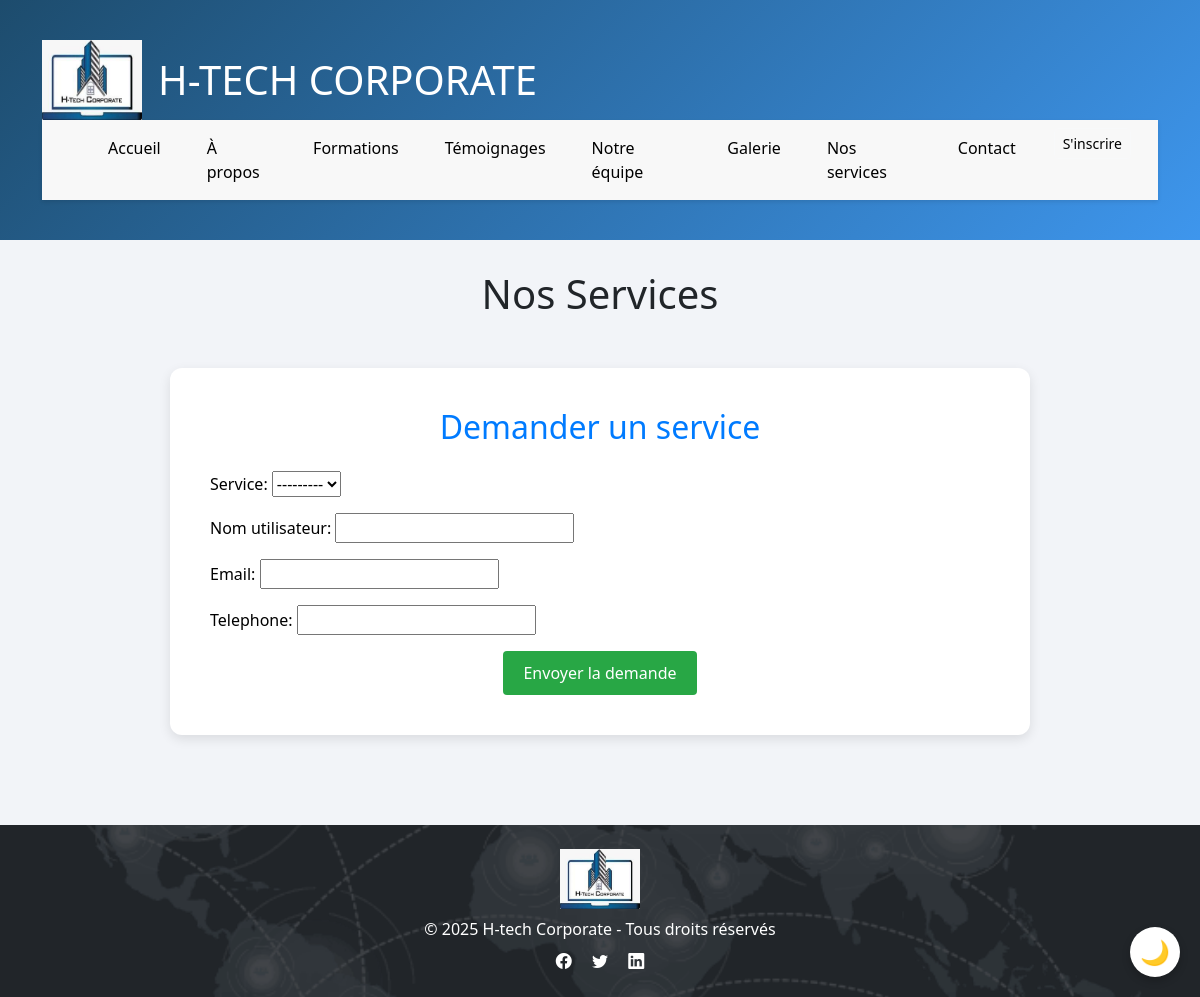
Before: /service/ with the older database file.
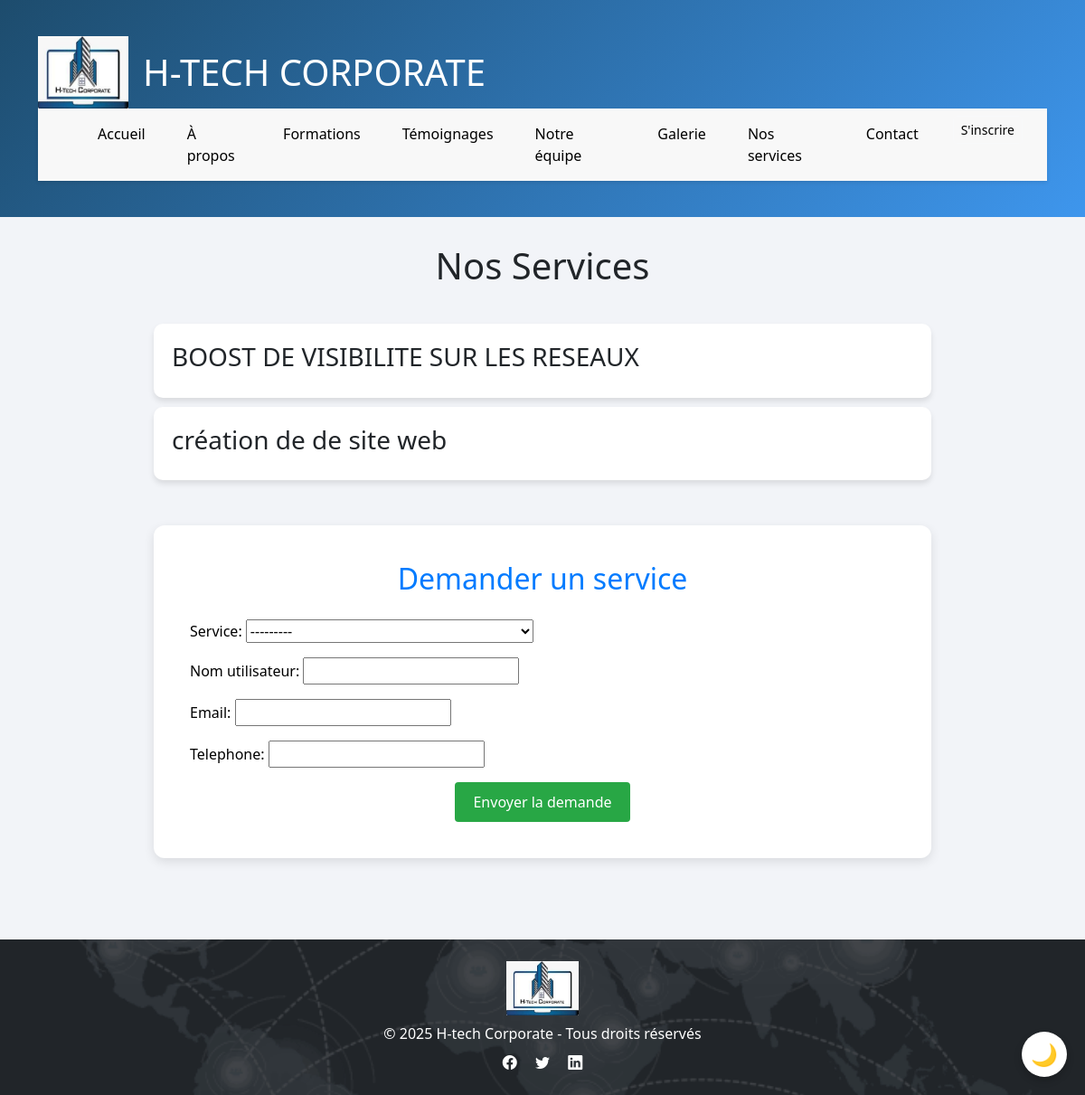
After: the same page with the newer database file.
### main/models.py (models this page shows)
class Service(models.Model):
    nom = models.CharField(max_length=100)
    description = models.TextField()
    prix_min = models.DecimalField(max_digits=10, decimal_places=2, null=True, blank=True)
    prix_max = models.DecimalField(max_digits=10, decimal_places=2, null=True, blank=True)
    contact_direction = models.BooleanField(default=False)
    def __str__(self):
        return self.nom
    @property
    def prix_affiche(self):
        if self.contact_direction:
            return "Veuillez contacter la direction pour plus d'informations"
        elif self.prix_min and self.prix_max:
            return f"{self.prix_min:,} – {self.prix_max:,} FCFA"
        elif self.prix_min:
            return f"À partir de {self.prix_min:,} FCFA"
        else:
            return "Prix non défini"

### main/views.py (the view, shortened to what this page needs)
# urls.py: path('service/', views.service, name='prestation'),
def service(request):
    service = Service.objects.all()
    form = DemandeServiceForm(request.POST or None)
    return render(request, 'main/service.html', {'service': service, 'form': form})

### main/forms.py
class DemandeServiceForm(forms.ModelForm):
    class Meta:
        model = DemandeService
        fields = ['service', 'nom_utilisateur', 'email', 'telephone']

### main/templates/main/service.html (shortened to what this page needs)
{% extends "main/base.html" %}
{% load static %}
{% block content %}
<div class="page-container">
    <h1>Nos Services</h1>
    {% for service in service %}
        <div class="service" onclick="showModal('{{ service.nom }}', `{{ service.description|linebreaksbr|escapejs }}`, 'Prix : {{ service.prix_affiche }}')">
            <h3>{{ service.nom }}</h3>
        </div>
    {% endfor %}
    <div class="form-section">
        <h2>Demander un service</h2>
        <form method="post">
            {{ form.as_p }}
            <button type="submit">Envoyer la demande</button>
        </form>
    </div>
</div>
{% endblock %}

### main/templates/main/base.html (shortened to what this page needs)
<!DOCTYPE html>
{% load static %}
<html lang="fr">
<head>
    <link rel="stylesheet" href="{% static 'main/style.css' %}">
    <link href="https://cdn.jsdelivr.net/npm/bootstrap@5.3.3/dist/css/bootstrap.min.css" rel="stylesheet">
    <link rel="stylesheet" href="https://cdn.jsdelivr.net/npm/bootstrap-icons@1.10.5/font/bootstrap-icons.css">
    <link rel="stylesheet" href="https://cdnjs.cloudflare.com/ajax/libs/font-awesome/6.5.0/css/all.min.css">
</head>
<body>
    <header style="background: linear-gradient(135deg, #1d4c6d, #3e96ed); color: white; padding: 40px 20px;">
        <div class="container">
            <div class="d-flex align-items-center">
                <img src="{% static 'main/img/logo.png' %}" alt="Logo H-tech Corporate" width="100" height="80" class="me-3">
                <h1 class="mb-0">H-TECH CORPORATE</h1>
            </div>
            <nav class="navbar navbar-expand-lg navbar-dark" style="background-color:rgb(248, 248, 248);">
                <div class="container">
                    <div class="collapse navbar-collapse" id="navbarNav">
                        <ul class="navbar-nav ms-auto">
                            <li class="nav-item"><a class="nav-link text-black" href="{% url 'home' %}">Accueil</a></li>
                            <li class="nav-item"><a class="nav-link text-black" href="{% url 'about' %}">À propos</a></li>
                            <li class="nav-item"><a class="nav-link text-black" href="{% url 'formations' %}">Formations</a></li>
                            <li class="nav-item"><a class="nav-link text-black" href="{% url 'temoignages' %}">Témoignages</a></li>
                            <li class="nav-item"><a class="nav-link text-black" href="{% url 'services' %}">Notre équipe</a></li>
                            <li class="nav-item"><a class="nav-link text-black" href="{% url 'galerie' %}">Galerie</a></li>
                            <li class="nav-item"><a class="nav-link text-black" href="{% url 'prestation' %}">Nos services</a></li>
                            <li class="nav-item"><a class="nav-link text-black" href="{% url 'contact' %}">Contact</a></li>
                            <li class="nav-item">
                        <a class="btn btn-outline-light btn-sm text-black" href="{% url 'inscription' %}">S'inscrire</a>
                            </li>
                        </ul>
                    </div>
                </div>
            </nav>
        </div>
    </header>
    <button id="darkModeToggle" title="Basculer le thème" style="position: fixed; bottom: 20px; right: 20px; z-index: 9999; background: #fff; border: none; border-radius: 50%; width: 50px; height: 50px; font-size: 24px; box-shadow: 0 4px 8px rgba(0,0,0,0.2); cursor: pointer;">
        🌙
    </button>
    <main>
        {% block content %}
        {% endblock %}
    </main>
    <footer class="bg-dark text-white text-center py-4" style="background-image: url('{% static 'main/img/carte.png' %}');
             background-size: cover;
             background-position: center;
             background-repeat: no-repeat;">
        <div class="container">
            <img src="{% static 'main/img/logo.png' %}" alt="Logo H-tech" width="80" height="60" class="mb-2">
            <p class="mb-2">&copy; 2025 H-tech Corporate - Tous droits réservés</p>
            <div>
                <a href="#" class="text-white me-3"><i class="bi bi-facebook"></i></a>
                <a href="#" class="text-white me-3"><i class="bi bi-twitter"></i></a>
                <a href="#" class="text-white"><i class="bi bi-linkedin"></i></a>
            </div>
        </div>
    </footer>
</body>
</html>

### main/static/main/style.css (style rules this page uses)
body { font-family: 'Segoe UI', sans-serif; background-color: #f9f9f9; }
a { text-decoration: black; }
footer { margin-top: auto; }
body { background-color: #ffffff; color: #000000; transition: background-color 0.3s ease, color 0.3s ease; }
body { margin: 0; font-family: 'Segoe UI', sans-serif; background-color: #f9f9f9; color: #333; }
header { background: linear-gradient(135deg, #007acc, #004080); color: white; padding: 40px 20px; }
nav { background-color: #fff; padding: 15px 20px; display: flex; justify-content: center; box-shadow: 0 2px 4px rgba(0,0,0,0.1); }
nav a { margin: 0 15px; text-decoration: none; color: #1a1a1a; font-weight: bold; }
footer { background-color: #1a1a1a; color: #ccc; text-align: center; padding: 30px 20px; margin-top: 60px; }

### main/templates/main/service.html (style rules this page uses)
body { font-family: 'Segoe UI', sans-serif; background-color: #f2f4f8; }
.page-container { max-width: 900px; margin: 0 auto; padding: 30px 20px; }
h1 { text-align: center; margin-bottom: 40px; }
.service { background-color: #ffffff; border-radius: 10px; padding: 20px; margin-bottom: 10px; box-shadow: 0 4px 6px rgba(0, 0, 0, 0.1); cursor: pointer; transition: transform 0.3s ease, background-color 0.3s ease; }
.form-section { margin-top: 50px; padding: 40px; background-color: #ffffff; border-radius: 12px; box-shadow: 0 4px 12px rgba(0, 0, 0, 0.1); }
.form-section h2 { text-align: center; color: #007BFF; margin-bottom: 25px; }
.form-section p { color: rgb(0, 0, 0); }
button[type="submit"] { background-color: #28a745; color: white; padding: 10px 20px; border: none; border-radius: 4px; cursor: pointer; transition: background-color 0.3s ease; display: block; margin: 0 auto; }

Changed rows visible on the page:
added Service: nom "BOOST DE VISIBILITE SUR LES RESEAUX"
added Service: nom "création de de site web"
